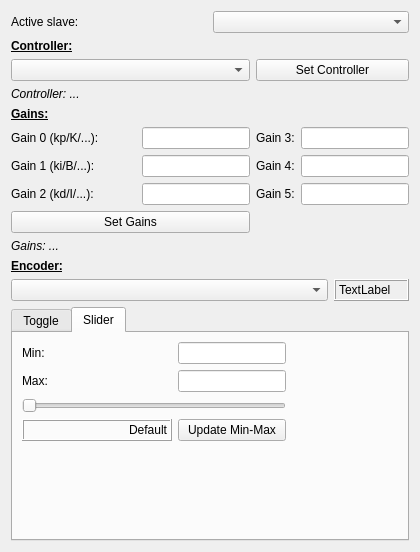
<?xml version="1.0" encoding="UTF-8"?>
<ui version="4.0">
 <class>W_Control</class>
 <widget class="QWidget" name="W_Control">
  <property name="geometry">
   <rect>
    <x>0</x>
    <y>0</y>
    <width>420</width>
    <height>539</height>
   </rect>
  </property>
  <property name="sizePolicy">
   <sizepolicy hsizetype="Preferred" vsizetype="Preferred">
    <horstretch>0</horstretch>
    <verstretch>0</verstretch>
   </sizepolicy>
  </property>
  <property name="minimumSize">
   <size>
    <width>0</width>
    <height>0</height>
   </size>
  </property>
  <property name="baseSize">
   <size>
    <width>708</width>
    <height>673</height>
   </size>
  </property>
  <property name="windowTitle">
   <string>Form</string>
  </property>
  <layout class="QVBoxLayout" name="verticalLayout">
   <item>
    <layout class="QGridLayout" name="gridLayout_4">
     <item row="0" column="1">
      <widget class="QComboBox" name="comboBox_slave">
       <property name="sizePolicy">
        <sizepolicy hsizetype="Preferred" vsizetype="Preferred">
         <horstretch>0</horstretch>
         <verstretch>0</verstretch>
        </sizepolicy>
       </property>
       <property name="minimumSize">
        <size>
         <width>100</width>
         <height>0</height>
        </size>
       </property>
      </widget>
     </item>
     <item row="0" column="0">
      <widget class="QLabel" name="label">
       <property name="sizePolicy">
        <sizepolicy hsizetype="Preferred" vsizetype="Preferred">
         <horstretch>0</horstretch>
         <verstretch>0</verstretch>
        </sizepolicy>
       </property>
       <property name="text">
        <string>Active slave:</string>
       </property>
      </widget>
     </item>
    </layout>
   </item>
   <item>
    <layout class="QGridLayout" name="gridLayout" rowstretch="0,0,0,0,0,0,0,0,0" columnstretch="1,0,0,0">
     <item row="4" column="0">
      <widget class="QLabel" name="label_48">
       <property name="sizePolicy">
        <sizepolicy hsizetype="Preferred" vsizetype="Preferred">
         <horstretch>0</horstretch>
         <verstretch>0</verstretch>
        </sizepolicy>
       </property>
       <property name="minimumSize">
        <size>
         <width>75</width>
         <height>0</height>
        </size>
       </property>
       <property name="maximumSize">
        <size>
         <width>16777215</width>
         <height>16777215</height>
        </size>
       </property>
       <property name="text">
        <string>Gain 0 (kp/K/...):</string>
       </property>
      </widget>
     </item>
     <item row="6" column="2">
      <widget class="QLabel" name="label_53">
       <property name="sizePolicy">
        <sizepolicy hsizetype="Preferred" vsizetype="Preferred">
         <horstretch>0</horstretch>
         <verstretch>0</verstretch>
        </sizepolicy>
       </property>
       <property name="maximumSize">
        <size>
         <width>16777215</width>
         <height>16777215</height>
        </size>
       </property>
       <property name="text">
        <string>Gain 5:</string>
       </property>
      </widget>
     </item>
     <item row="3" column="0">
      <widget class="QLabel" name="label_47">
       <property name="sizePolicy">
        <sizepolicy hsizetype="Preferred" vsizetype="Preferred">
         <horstretch>0</horstretch>
         <verstretch>0</verstretch>
        </sizepolicy>
       </property>
       <property name="maximumSize">
        <size>
         <width>16777215</width>
         <height>16777215</height>
        </size>
       </property>
       <property name="text">
        <string>&lt;html&gt;&lt;head/&gt;&lt;body&gt;&lt;p&gt;&lt;span style=&quot; font-weight:600; text-decoration: underline;&quot;&gt;Gains:&lt;/span&gt;&lt;/p&gt;&lt;/body&gt;&lt;/html&gt;</string>
       </property>
      </widget>
     </item>
     <item row="0" column="0">
      <widget class="QLabel" name="label_46">
       <property name="sizePolicy">
        <sizepolicy hsizetype="Preferred" vsizetype="Preferred">
         <horstretch>0</horstretch>
         <verstretch>0</verstretch>
        </sizepolicy>
       </property>
       <property name="maximumSize">
        <size>
         <width>16777215</width>
         <height>16777215</height>
        </size>
       </property>
       <property name="text">
        <string>&lt;html&gt;&lt;head/&gt;&lt;body&gt;&lt;p&gt;&lt;span style=&quot; font-weight:600; text-decoration: underline;&quot;&gt;Controller:&lt;/span&gt;&lt;/p&gt;&lt;/body&gt;&lt;/html&gt;</string>
       </property>
      </widget>
     </item>
     <item row="6" column="1">
      <widget class="QLineEdit" name="control_g2">
       <property name="sizePolicy">
        <sizepolicy hsizetype="Preferred" vsizetype="Preferred">
         <horstretch>0</horstretch>
         <verstretch>0</verstretch>
        </sizepolicy>
       </property>
       <property name="minimumSize">
        <size>
         <width>60</width>
         <height>0</height>
        </size>
       </property>
       <property name="maximumSize">
        <size>
         <width>16777215</width>
         <height>16777215</height>
        </size>
       </property>
       <property name="alignment">
        <set>Qt::AlignRight|Qt::AlignTrailing|Qt::AlignVCenter</set>
       </property>
      </widget>
     </item>
     <item row="5" column="1">
      <widget class="QLineEdit" name="control_g1">
       <property name="sizePolicy">
        <sizepolicy hsizetype="Preferred" vsizetype="Preferred">
         <horstretch>0</horstretch>
         <verstretch>0</verstretch>
        </sizepolicy>
       </property>
       <property name="minimumSize">
        <size>
         <width>60</width>
         <height>0</height>
        </size>
       </property>
       <property name="maximumSize">
        <size>
         <width>16777215</width>
         <height>16777215</height>
        </size>
       </property>
       <property name="alignment">
        <set>Qt::AlignRight|Qt::AlignTrailing|Qt::AlignVCenter</set>
       </property>
      </widget>
     </item>
     <item row="6" column="3">
      <widget class="QLineEdit" name="control_g5">
       <property name="sizePolicy">
        <sizepolicy hsizetype="Preferred" vsizetype="Preferred">
         <horstretch>0</horstretch>
         <verstretch>0</verstretch>
        </sizepolicy>
       </property>
       <property name="minimumSize">
        <size>
         <width>60</width>
         <height>0</height>
        </size>
       </property>
       <property name="maximumSize">
        <size>
         <width>16777215</width>
         <height>16777215</height>
        </size>
       </property>
       <property name="alignment">
        <set>Qt::AlignRight|Qt::AlignTrailing|Qt::AlignVCenter</set>
       </property>
      </widget>
     </item>
     <item row="6" column="0">
      <widget class="QLabel" name="label_50">
       <property name="sizePolicy">
        <sizepolicy hsizetype="Preferred" vsizetype="Preferred">
         <horstretch>0</horstretch>
         <verstretch>0</verstretch>
        </sizepolicy>
       </property>
       <property name="minimumSize">
        <size>
         <width>75</width>
         <height>0</height>
        </size>
       </property>
       <property name="maximumSize">
        <size>
         <width>16777215</width>
         <height>16777215</height>
        </size>
       </property>
       <property name="text">
        <string>Gain 2 (kd/I/...):</string>
       </property>
      </widget>
     </item>
     <item row="5" column="0">
      <widget class="QLabel" name="label_49">
       <property name="sizePolicy">
        <sizepolicy hsizetype="Preferred" vsizetype="Preferred">
         <horstretch>0</horstretch>
         <verstretch>0</verstretch>
        </sizepolicy>
       </property>
       <property name="minimumSize">
        <size>
         <width>75</width>
         <height>0</height>
        </size>
       </property>
       <property name="maximumSize">
        <size>
         <width>16777215</width>
         <height>16777215</height>
        </size>
       </property>
       <property name="text">
        <string>Gain 1 (ki/B/...):</string>
       </property>
      </widget>
     </item>
     <item row="4" column="1">
      <widget class="QLineEdit" name="control_g0">
       <property name="sizePolicy">
        <sizepolicy hsizetype="Preferred" vsizetype="Preferred">
         <horstretch>0</horstretch>
         <verstretch>0</verstretch>
        </sizepolicy>
       </property>
       <property name="minimumSize">
        <size>
         <width>60</width>
         <height>0</height>
        </size>
       </property>
       <property name="maximumSize">
        <size>
         <width>16777215</width>
         <height>16777215</height>
        </size>
       </property>
       <property name="alignment">
        <set>Qt::AlignRight|Qt::AlignTrailing|Qt::AlignVCenter</set>
       </property>
      </widget>
     </item>
     <item row="5" column="2">
      <widget class="QLabel" name="label_52">
       <property name="sizePolicy">
        <sizepolicy hsizetype="Preferred" vsizetype="Preferred">
         <horstretch>0</horstretch>
         <verstretch>0</verstretch>
        </sizepolicy>
       </property>
       <property name="maximumSize">
        <size>
         <width>16777215</width>
         <height>16777215</height>
        </size>
       </property>
       <property name="text">
        <string>Gain 4:</string>
       </property>
      </widget>
     </item>
     <item row="4" column="2">
      <widget class="QLabel" name="label_51">
       <property name="sizePolicy">
        <sizepolicy hsizetype="Preferred" vsizetype="Preferred">
         <horstretch>0</horstretch>
         <verstretch>0</verstretch>
        </sizepolicy>
       </property>
       <property name="maximumSize">
        <size>
         <width>16777215</width>
         <height>16777215</height>
        </size>
       </property>
       <property name="text">
        <string>Gain 3:</string>
       </property>
      </widget>
     </item>
     <item row="5" column="3">
      <widget class="QLineEdit" name="control_g4">
       <property name="sizePolicy">
        <sizepolicy hsizetype="Preferred" vsizetype="Preferred">
         <horstretch>0</horstretch>
         <verstretch>0</verstretch>
        </sizepolicy>
       </property>
       <property name="minimumSize">
        <size>
         <width>60</width>
         <height>0</height>
        </size>
       </property>
       <property name="maximumSize">
        <size>
         <width>16777215</width>
         <height>16777215</height>
        </size>
       </property>
       <property name="alignment">
        <set>Qt::AlignRight|Qt::AlignTrailing|Qt::AlignVCenter</set>
       </property>
      </widget>
     </item>
     <item row="7" column="0" colspan="2">
      <widget class="QPushButton" name="pushButton_SetGains">
       <property name="sizePolicy">
        <sizepolicy hsizetype="Preferred" vsizetype="Preferred">
         <horstretch>0</horstretch>
         <verstretch>0</verstretch>
        </sizepolicy>
       </property>
       <property name="minimumSize">
        <size>
         <width>100</width>
         <height>0</height>
        </size>
       </property>
       <property name="maximumSize">
        <size>
         <width>16777215</width>
         <height>16777215</height>
        </size>
       </property>
       <property name="text">
        <string>Set Gains</string>
       </property>
      </widget>
     </item>
     <item row="8" column="0" colspan="4">
      <widget class="QLabel" name="statusGains">
       <property name="sizePolicy">
        <sizepolicy hsizetype="Preferred" vsizetype="Preferred">
         <horstretch>0</horstretch>
         <verstretch>0</verstretch>
        </sizepolicy>
       </property>
       <property name="maximumSize">
        <size>
         <width>16777215</width>
         <height>16777215</height>
        </size>
       </property>
       <property name="text">
        <string>&lt;html&gt;&lt;head/&gt;&lt;body&gt;&lt;p&gt;&lt;span style=&quot; font-style:italic;&quot;&gt;Gains: ...&lt;/span&gt;&lt;/p&gt;&lt;/body&gt;&lt;/html&gt;</string>
       </property>
      </widget>
     </item>
     <item row="4" column="3">
      <widget class="QLineEdit" name="control_g3">
       <property name="sizePolicy">
        <sizepolicy hsizetype="Preferred" vsizetype="Preferred">
         <horstretch>0</horstretch>
         <verstretch>0</verstretch>
        </sizepolicy>
       </property>
       <property name="minimumSize">
        <size>
         <width>60</width>
         <height>0</height>
        </size>
       </property>
       <property name="maximumSize">
        <size>
         <width>16777215</width>
         <height>16777215</height>
        </size>
       </property>
       <property name="alignment">
        <set>Qt::AlignRight|Qt::AlignTrailing|Qt::AlignVCenter</set>
       </property>
      </widget>
     </item>
     <item row="2" column="0" colspan="4">
      <widget class="QLabel" name="statusController">
       <property name="sizePolicy">
        <sizepolicy hsizetype="Preferred" vsizetype="Preferred">
         <horstretch>0</horstretch>
         <verstretch>0</verstretch>
        </sizepolicy>
       </property>
       <property name="maximumSize">
        <size>
         <width>16777215</width>
         <height>16777215</height>
        </size>
       </property>
       <property name="text">
        <string>&lt;html&gt;&lt;head/&gt;&lt;body&gt;&lt;p&gt;&lt;span style=&quot; font-style:italic;&quot;&gt;Controller: ...&lt;/span&gt;&lt;/p&gt;&lt;/body&gt;&lt;/html&gt;</string>
       </property>
      </widget>
     </item>
     <item row="1" column="2" colspan="2">
      <widget class="QPushButton" name="pushButton_SetController">
       <property name="sizePolicy">
        <sizepolicy hsizetype="Preferred" vsizetype="Preferred">
         <horstretch>0</horstretch>
         <verstretch>0</verstretch>
        </sizepolicy>
       </property>
       <property name="minimumSize">
        <size>
         <width>100</width>
         <height>0</height>
        </size>
       </property>
       <property name="maximumSize">
        <size>
         <width>16777215</width>
         <height>16777215</height>
        </size>
       </property>
       <property name="text">
        <string>Set Controller</string>
       </property>
      </widget>
     </item>
     <item row="1" column="0" colspan="2">
      <widget class="QComboBox" name="comboBox_ctrl_list">
       <property name="sizePolicy">
        <sizepolicy hsizetype="Preferred" vsizetype="Preferred">
         <horstretch>0</horstretch>
         <verstretch>0</verstretch>
        </sizepolicy>
       </property>
       <property name="minimumSize">
        <size>
         <width>100</width>
         <height>0</height>
        </size>
       </property>
       <property name="maximumSize">
        <size>
         <width>16777215</width>
         <height>16777215</height>
        </size>
       </property>
      </widget>
     </item>
    </layout>
   </item>
   <item>
    <layout class="QGridLayout" name="gridLayout_3" rowstretch="0,0" columnstretch="2,0">
     <item row="0" column="0">
      <widget class="QLabel" name="label_2">
       <property name="sizePolicy">
        <sizepolicy hsizetype="Preferred" vsizetype="Preferred">
         <horstretch>0</horstretch>
         <verstretch>0</verstretch>
        </sizepolicy>
       </property>
       <property name="maximumSize">
        <size>
         <width>16777215</width>
         <height>16777215</height>
        </size>
       </property>
       <property name="text">
        <string>&lt;html&gt;&lt;head/&gt;&lt;body&gt;&lt;p&gt;&lt;span style=&quot; font-weight:600; text-decoration: underline;&quot;&gt;Encoder:&lt;/span&gt;&lt;/p&gt;&lt;/body&gt;&lt;/html&gt;</string>
       </property>
      </widget>
     </item>
     <item row="1" column="0">
      <widget class="QComboBox" name="comboBoxDispSel">
       <property name="sizePolicy">
        <sizepolicy hsizetype="Preferred" vsizetype="Preferred">
         <horstretch>0</horstretch>
         <verstretch>0</verstretch>
        </sizepolicy>
       </property>
       <property name="minimumSize">
        <size>
         <width>125</width>
         <height>0</height>
        </size>
       </property>
       <property name="maximumSize">
        <size>
         <width>16777215</width>
         <height>16777215</height>
        </size>
       </property>
      </widget>
     </item>
     <item row="1" column="1">
      <widget class="QLabel" name="labelDispEncoder">
       <property name="sizePolicy">
        <sizepolicy hsizetype="Preferred" vsizetype="Preferred">
         <horstretch>0</horstretch>
         <verstretch>0</verstretch>
        </sizepolicy>
       </property>
       <property name="minimumSize">
        <size>
         <width>75</width>
         <height>0</height>
        </size>
       </property>
       <property name="maximumSize">
        <size>
         <width>16777215</width>
         <height>16777215</height>
        </size>
       </property>
       <property name="frameShape">
        <enum>QFrame::Box</enum>
       </property>
       <property name="frameShadow">
        <enum>QFrame::Raised</enum>
       </property>
       <property name="text">
        <string>TextLabel</string>
       </property>
      </widget>
     </item>
    </layout>
   </item>
   <item>
    <widget class="QTabWidget" name="tabWidget">
     <property name="currentIndex">
      <number>1</number>
     </property>
     <widget class="QWidget" name="tab0">
      <attribute name="title">
       <string>Toggle</string>
      </attribute>
      <layout class="QVBoxLayout" name="verticalLayout_2">
       <item>
        <layout class="QGridLayout" name="gridLayout_5" rowstretch="0,0,0,0,0,0,0" columnstretch="1,0,0">
         <item row="2" column="0">
          <widget class="QLabel" name="label_61">
           <property name="sizePolicy">
            <sizepolicy hsizetype="Preferred" vsizetype="Preferred">
             <horstretch>0</horstretch>
             <verstretch>0</verstretch>
            </sizepolicy>
           </property>
           <property name="maximumSize">
            <size>
             <width>16777215</width>
             <height>16777215</height>
            </size>
           </property>
           <property name="text">
            <string>Time A (ms):</string>
           </property>
          </widget>
         </item>
         <item row="5" column="0">
          <widget class="QLabel" name="label_66">
           <property name="sizePolicy">
            <sizepolicy hsizetype="Preferred" vsizetype="Preferred">
             <horstretch>0</horstretch>
             <verstretch>0</verstretch>
            </sizepolicy>
           </property>
           <property name="maximumSize">
            <size>
             <width>16777215</width>
             <height>16777215</height>
            </size>
           </property>
           <property name="text">
            <string>Acceleration:</string>
           </property>
          </widget>
         </item>
         <item row="4" column="1">
          <widget class="QLineEdit" name="control_trapeze_spd">
           <property name="sizePolicy">
            <sizepolicy hsizetype="Preferred" vsizetype="Preferred">
             <horstretch>0</horstretch>
             <verstretch>0</verstretch>
            </sizepolicy>
           </property>
           <property name="minimumSize">
            <size>
             <width>75</width>
             <height>0</height>
            </size>
           </property>
           <property name="maximumSize">
            <size>
             <width>16777215</width>
             <height>16777215</height>
            </size>
           </property>
           <property name="alignment">
            <set>Qt::AlignRight|Qt::AlignTrailing|Qt::AlignVCenter</set>
           </property>
          </widget>
         </item>
         <item row="5" column="1">
          <widget class="QLineEdit" name="control_trapeze_acc">
           <property name="sizePolicy">
            <sizepolicy hsizetype="Preferred" vsizetype="Preferred">
             <horstretch>0</horstretch>
             <verstretch>0</verstretch>
            </sizepolicy>
           </property>
           <property name="minimumSize">
            <size>
             <width>75</width>
             <height>0</height>
            </size>
           </property>
           <property name="maximumSize">
            <size>
             <width>16777215</width>
             <height>16777215</height>
            </size>
           </property>
           <property name="alignment">
            <set>Qt::AlignRight|Qt::AlignTrailing|Qt::AlignVCenter</set>
           </property>
          </widget>
         </item>
         <item row="0" column="0">
          <widget class="QLabel" name="label_55">
           <property name="sizePolicy">
            <sizepolicy hsizetype="Preferred" vsizetype="Preferred">
             <horstretch>0</horstretch>
             <verstretch>0</verstretch>
            </sizepolicy>
           </property>
           <property name="maximumSize">
            <size>
             <width>16777215</width>
             <height>16777215</height>
            </size>
           </property>
           <property name="text">
            <string>Setpoint A:</string>
           </property>
          </widget>
         </item>
         <item row="3" column="0">
          <widget class="QLabel" name="label_62">
           <property name="sizePolicy">
            <sizepolicy hsizetype="Preferred" vsizetype="Preferred">
             <horstretch>0</horstretch>
             <verstretch>0</verstretch>
            </sizepolicy>
           </property>
           <property name="maximumSize">
            <size>
             <width>16777215</width>
             <height>16777215</height>
            </size>
           </property>
           <property name="text">
            <string>Time B (ms):</string>
           </property>
          </widget>
         </item>
         <item row="1" column="2">
          <widget class="QPushButton" name="pushButton_setp_b_go">
           <property name="sizePolicy">
            <sizepolicy hsizetype="Preferred" vsizetype="Preferred">
             <horstretch>0</horstretch>
             <verstretch>0</verstretch>
            </sizepolicy>
           </property>
           <property name="maximumSize">
            <size>
             <width>16777215</width>
             <height>16777215</height>
            </size>
           </property>
           <property name="text">
            <string>Go</string>
           </property>
          </widget>
         </item>
         <item row="0" column="1">
          <widget class="QLineEdit" name="control_setp_a">
           <property name="sizePolicy">
            <sizepolicy hsizetype="Preferred" vsizetype="Preferred">
             <horstretch>0</horstretch>
             <verstretch>0</verstretch>
            </sizepolicy>
           </property>
           <property name="minimumSize">
            <size>
             <width>75</width>
             <height>0</height>
            </size>
           </property>
           <property name="maximumSize">
            <size>
             <width>16777215</width>
             <height>16777215</height>
            </size>
           </property>
           <property name="alignment">
            <set>Qt::AlignRight|Qt::AlignTrailing|Qt::AlignVCenter</set>
           </property>
          </widget>
         </item>
         <item row="4" column="0">
          <widget class="QLabel" name="label_65">
           <property name="sizePolicy">
            <sizepolicy hsizetype="Preferred" vsizetype="Preferred">
             <horstretch>0</horstretch>
             <verstretch>0</verstretch>
            </sizepolicy>
           </property>
           <property name="maximumSize">
            <size>
             <width>16777215</width>
             <height>16777215</height>
            </size>
           </property>
           <property name="text">
            <string>Speed:</string>
           </property>
          </widget>
         </item>
         <item row="0" column="2">
          <widget class="QPushButton" name="pushButton_setp_a_go">
           <property name="sizePolicy">
            <sizepolicy hsizetype="Preferred" vsizetype="Preferred">
             <horstretch>0</horstretch>
             <verstretch>0</verstretch>
            </sizepolicy>
           </property>
           <property name="maximumSize">
            <size>
             <width>16777215</width>
             <height>16777215</height>
            </size>
           </property>
           <property name="text">
            <string>Go</string>
           </property>
          </widget>
         </item>
         <item row="3" column="1">
          <widget class="QLineEdit" name="control_toggle_delayB">
           <property name="sizePolicy">
            <sizepolicy hsizetype="Preferred" vsizetype="Preferred">
             <horstretch>0</horstretch>
             <verstretch>0</verstretch>
            </sizepolicy>
           </property>
           <property name="minimumSize">
            <size>
             <width>75</width>
             <height>0</height>
            </size>
           </property>
           <property name="maximumSize">
            <size>
             <width>16777215</width>
             <height>16777215</height>
            </size>
           </property>
           <property name="alignment">
            <set>Qt::AlignRight|Qt::AlignTrailing|Qt::AlignVCenter</set>
           </property>
          </widget>
         </item>
         <item row="1" column="1">
          <widget class="QLineEdit" name="control_setp_b">
           <property name="sizePolicy">
            <sizepolicy hsizetype="Preferred" vsizetype="Preferred">
             <horstretch>0</horstretch>
             <verstretch>0</verstretch>
            </sizepolicy>
           </property>
           <property name="minimumSize">
            <size>
             <width>75</width>
             <height>0</height>
            </size>
           </property>
           <property name="maximumSize">
            <size>
             <width>16777215</width>
             <height>16777215</height>
            </size>
           </property>
           <property name="alignment">
            <set>Qt::AlignRight|Qt::AlignTrailing|Qt::AlignVCenter</set>
           </property>
          </widget>
         </item>
         <item row="2" column="1">
          <widget class="QLineEdit" name="control_toggle_delayA">
           <property name="sizePolicy">
            <sizepolicy hsizetype="Preferred" vsizetype="Preferred">
             <horstretch>0</horstretch>
             <verstretch>0</verstretch>
            </sizepolicy>
           </property>
           <property name="minimumSize">
            <size>
             <width>75</width>
             <height>0</height>
            </size>
           </property>
           <property name="maximumSize">
            <size>
             <width>16777215</width>
             <height>16777215</height>
            </size>
           </property>
           <property name="alignment">
            <set>Qt::AlignRight|Qt::AlignTrailing|Qt::AlignVCenter</set>
           </property>
          </widget>
         </item>
         <item row="1" column="0">
          <widget class="QLabel" name="label_56">
           <property name="sizePolicy">
            <sizepolicy hsizetype="Preferred" vsizetype="Preferred">
             <horstretch>0</horstretch>
             <verstretch>0</verstretch>
            </sizepolicy>
           </property>
           <property name="maximumSize">
            <size>
             <width>16777215</width>
             <height>16777215</height>
            </size>
           </property>
           <property name="text">
            <string>Setpoint B:</string>
           </property>
          </widget>
         </item>
         <item row="2" column="2">
          <widget class="QPushButton" name="pushButton_toggle">
           <property name="sizePolicy">
            <sizepolicy hsizetype="Preferred" vsizetype="Preferred">
             <horstretch>0</horstretch>
             <verstretch>0</verstretch>
            </sizepolicy>
           </property>
           <property name="minimumSize">
            <size>
             <width>100</width>
             <height>0</height>
            </size>
           </property>
           <property name="maximumSize">
            <size>
             <width>16777215</width>
             <height>16777215</height>
            </size>
           </property>
           <property name="text">
            <string>Toggle ON</string>
           </property>
          </widget>
         </item>
         <item row="6" column="0">
          <widget class="QLabel" name="label_3">
           <property name="text">
            <string>Actual setpoint:</string>
           </property>
          </widget>
         </item>
         <item row="6" column="1">
          <widget class="QLabel" name="label_actualSetpoint">
           <property name="layoutDirection">
            <enum>Qt::LeftToRight</enum>
           </property>
           <property name="frameShape">
            <enum>QFrame::Box</enum>
           </property>
           <property name="frameShadow">
            <enum>QFrame::Raised</enum>
           </property>
           <property name="text">
            <string>TextLabel</string>
           </property>
           <property name="alignment">
            <set>Qt::AlignRight|Qt::AlignTrailing|Qt::AlignVCenter</set>
           </property>
          </widget>
         </item>
        </layout>
       </item>
      </layout>
     </widget>
     <widget class="QWidget" name="tab_8">
      <attribute name="title">
       <string>Slider</string>
      </attribute>
      <layout class="QVBoxLayout" name="verticalLayout_3">
       <item>
        <layout class="QGridLayout" name="gridLayout_2" rowstretch="0,0,0,0,0,0" columnstretch="1,0,0,0">
         <item row="0" column="0">
          <widget class="QLabel" name="label_59">
           <property name="sizePolicy">
            <sizepolicy hsizetype="Preferred" vsizetype="Preferred">
             <horstretch>0</horstretch>
             <verstretch>0</verstretch>
            </sizepolicy>
           </property>
           <property name="maximumSize">
            <size>
             <width>16777215</width>
             <height>16777215</height>
            </size>
           </property>
           <property name="text">
            <string>Min:</string>
           </property>
          </widget>
         </item>
         <item row="1" column="1">
          <widget class="QLineEdit" name="control_slider_max">
           <property name="sizePolicy">
            <sizepolicy hsizetype="Preferred" vsizetype="Preferred">
             <horstretch>0</horstretch>
             <verstretch>0</verstretch>
            </sizepolicy>
           </property>
           <property name="maximumSize">
            <size>
             <width>16777215</width>
             <height>16777215</height>
            </size>
           </property>
           <property name="alignment">
            <set>Qt::AlignRight|Qt::AlignTrailing|Qt::AlignVCenter</set>
           </property>
          </widget>
         </item>
         <item row="1" column="0">
          <widget class="QLabel" name="label_60">
           <property name="sizePolicy">
            <sizepolicy hsizetype="Preferred" vsizetype="Preferred">
             <horstretch>0</horstretch>
             <verstretch>0</verstretch>
            </sizepolicy>
           </property>
           <property name="maximumSize">
            <size>
             <width>16777215</width>
             <height>16777215</height>
            </size>
           </property>
           <property name="text">
            <string>Max:</string>
           </property>
          </widget>
         </item>
         <item row="0" column="1">
          <widget class="QLineEdit" name="control_slider_min">
           <property name="sizePolicy">
            <sizepolicy hsizetype="Preferred" vsizetype="Preferred">
             <horstretch>0</horstretch>
             <verstretch>0</verstretch>
            </sizepolicy>
           </property>
           <property name="maximumSize">
            <size>
             <width>16777215</width>
             <height>16777215</height>
            </size>
           </property>
           <property name="alignment">
            <set>Qt::AlignRight|Qt::AlignTrailing|Qt::AlignVCenter</set>
           </property>
          </widget>
         </item>
         <item row="3" column="0" colspan="2">
          <widget class="QSlider" name="hSlider_Ctrl">
           <property name="sizePolicy">
            <sizepolicy hsizetype="Preferred" vsizetype="Preferred">
             <horstretch>0</horstretch>
             <verstretch>0</verstretch>
            </sizepolicy>
           </property>
           <property name="maximumSize">
            <size>
             <width>16777215</width>
             <height>16777215</height>
            </size>
           </property>
           <property name="minimum">
            <number>55</number>
           </property>
           <property name="maximum">
            <number>155</number>
           </property>
           <property name="orientation">
            <enum>Qt::Horizontal</enum>
           </property>
          </widget>
         </item>
         <item row="3" column="3">
          <spacer name="horizontalSpacer">
           <property name="orientation">
            <enum>Qt::Horizontal</enum>
           </property>
           <property name="sizeHint" stdset="0">
            <size>
             <width>5</width>
             <height>5</height>
            </size>
           </property>
          </spacer>
         </item>
         <item row="4" column="0">
          <widget class="QLabel" name="disp_slider">
           <property name="sizePolicy">
            <sizepolicy hsizetype="Preferred" vsizetype="Preferred">
             <horstretch>0</horstretch>
             <verstretch>0</verstretch>
            </sizepolicy>
           </property>
           <property name="minimumSize">
            <size>
             <width>100</width>
             <height>0</height>
            </size>
           </property>
           <property name="maximumSize">
            <size>
             <width>150</width>
             <height>16777215</height>
            </size>
           </property>
           <property name="autoFillBackground">
            <bool>false</bool>
           </property>
           <property name="frameShape">
            <enum>QFrame::Box</enum>
           </property>
           <property name="frameShadow">
            <enum>QFrame::Raised</enum>
           </property>
           <property name="lineWidth">
            <number>1</number>
           </property>
           <property name="text">
            <string>Default</string>
           </property>
           <property name="alignment">
            <set>Qt::AlignRight|Qt::AlignTrailing|Qt::AlignVCenter</set>
           </property>
          </widget>
         </item>
         <item row="5" column="0">
          <spacer name="verticalSpacer">
           <property name="orientation">
            <enum>Qt::Vertical</enum>
           </property>
           <property name="sizeHint" stdset="0">
            <size>
             <width>5</width>
             <height>5</height>
            </size>
           </property>
          </spacer>
         </item>
         <item row="4" column="1">
          <widget class="QPushButton" name="pushButton_CtrlMinMax">
           <property name="sizePolicy">
            <sizepolicy hsizetype="Preferred" vsizetype="Preferred">
             <horstretch>0</horstretch>
             <verstretch>0</verstretch>
            </sizepolicy>
           </property>
           <property name="minimumSize">
            <size>
             <width>100</width>
             <height>0</height>
            </size>
           </property>
           <property name="maximumSize">
            <size>
             <width>150</width>
             <height>16777215</height>
            </size>
           </property>
           <property name="text">
            <string>Update Min-Max</string>
           </property>
          </widget>
         </item>
        </layout>
       </item>
      </layout>
     </widget>
    </widget>
   </item>
  </layout>
 </widget>
 <tabstops>
  <tabstop>comboBox_slave</tabstop>
  <tabstop>comboBox_ctrl_list</tabstop>
  <tabstop>pushButton_SetController</tabstop>
  <tabstop>control_g0</tabstop>
  <tabstop>control_g3</tabstop>
  <tabstop>control_g1</tabstop>
  <tabstop>control_g4</tabstop>
  <tabstop>control_g2</tabstop>
  <tabstop>control_g5</tabstop>
  <tabstop>pushButton_SetGains</tabstop>
  <tabstop>control_setp_a</tabstop>
  <tabstop>pushButton_setp_a_go</tabstop>
  <tabstop>control_setp_b</tabstop>
  <tabstop>pushButton_setp_b_go</tabstop>
  <tabstop>control_toggle_delayA</tabstop>
  <tabstop>control_toggle_delayB</tabstop>
  <tabstop>control_trapeze_spd</tabstop>
  <tabstop>control_trapeze_acc</tabstop>
  <tabstop>control_slider_min</tabstop>
  <tabstop>control_slider_max</tabstop>
  <tabstop>hSlider_Ctrl</tabstop>
  <tabstop>comboBoxDispSel</tabstop>
 </tabstops>
 <resources/>
 <connections/>
</ui>
